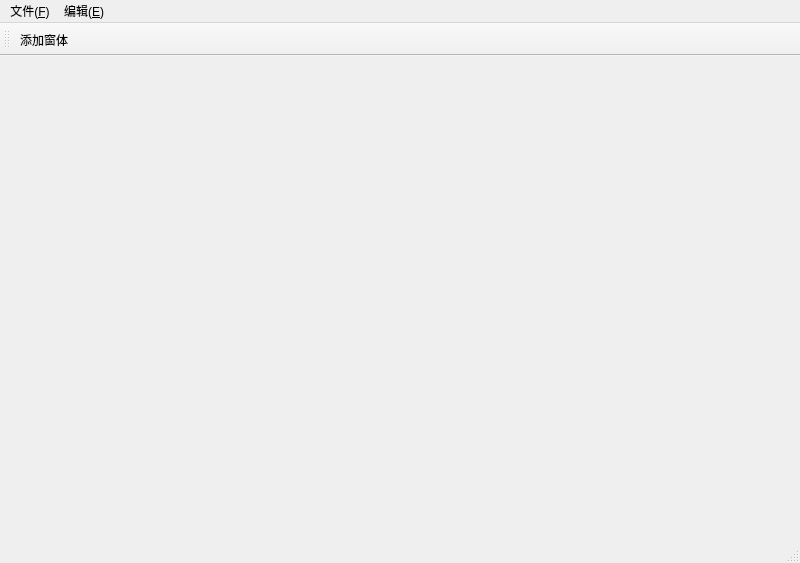
<?xml version="1.0" encoding="UTF-8"?>
<ui version="4.0">
 <class>MainWindow</class>
 <widget class="QMainWindow" name="MainWindow">
  <property name="geometry">
   <rect>
    <x>0</x>
    <y>0</y>
    <width>800</width>
    <height>563</height>
   </rect>
  </property>
  <property name="windowTitle">
   <string>MainWindow</string>
  </property>
  <widget class="QWidget" name="centralwidget">
   <widget class="QWidget" name="gridLayoutWidget">
    <property name="geometry">
     <rect>
      <x>160</x>
      <y>70</y>
      <width>481</width>
      <height>361</height>
     </rect>
    </property>
    <layout class="QGridLayout" name="MaingridLayout"/>
   </widget>
  </widget>
  <widget class="QMenuBar" name="menubar">
   <property name="geometry">
    <rect>
     <x>0</x>
     <y>0</y>
     <width>800</width>
     <height>23</height>
    </rect>
   </property>
   <widget class="QMenu" name="menu_F">
    <property name="title">
     <string>文件(&amp;F)</string>
    </property>
    <addaction name="actionfileOpen"/>
    <addaction name="actionfileNew"/>
    <addaction name="actionfileClose"/>
   </widget>
   <widget class="QMenu" name="menu_E">
    <property name="title">
     <string>编辑(&amp;E)</string>
    </property>
   </widget>
   <addaction name="menu_F"/>
   <addaction name="menu_E"/>
  </widget>
  <widget class="QStatusBar" name="statusbar"/>
  <widget class="QToolBar" name="toolBar">
   <property name="windowTitle">
    <string>toolBar</string>
   </property>
   <attribute name="toolBarArea">
    <enum>TopToolBarArea</enum>
   </attribute>
   <attribute name="toolBarBreak">
    <bool>false</bool>
   </attribute>
   <addaction name="addWinAction"/>
  </widget>
  <action name="actionfileOpen">
   <property name="text">
    <string>打开</string>
   </property>
   <property name="toolTip">
    <string>打开</string>
   </property>
   <property name="shortcut">
    <string>Alt+S</string>
   </property>
  </action>
  <action name="actionfileNew">
   <property name="text">
    <string>新建</string>
   </property>
   <property name="toolTip">
    <string>新建</string>
   </property>
   <property name="shortcut">
    <string>Alt+N</string>
   </property>
  </action>
  <action name="actionfileClose">
   <property name="text">
    <string>关闭</string>
   </property>
   <property name="toolTip">
    <string>关闭</string>
   </property>
   <property name="shortcut">
    <string>Alt+C</string>
   </property>
  </action>
  <action name="addWinAction">
   <property name="text">
    <string>添加窗体</string>
   </property>
   <property name="toolTip">
    <string>添加窗体</string>
   </property>
  </action>
 </widget>
 <resources/>
 <connections/>
</ui>
